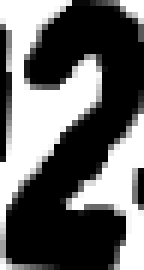
#> input picture CAR_NUMBER_RECOGNITION/Segmentation_1/106.png, 24 x 45 px, found by its file name (shown 6 times larger)
$ python Segmentation.py   (older library calls are emulated)
#> lines starting #> are read from the running program, lines starting #| are printed output that depends on the picture; after the words box and inside, x2 and y2 are one past the last pixel; in counts of white or black regions, pixels touching at a corner belong together
import cv2
import math
import numpy as np
import os
import Detect_lines as dec
import Copy_delete as C


# [124 lines left out: functions max_min, crop_the_segments, seg_in_seg, inPolygon, take_character, Squre and 2 more, not called in this run]

if __name__ == '__main__':
    path = r'D:\Github_project\VKR\ROI_PICTURE'
    path_out = r'D:\Git_project\VKR\BAD_ROI'
    # im = find_license(path,'1.png')
    # dec.open_picture(im)
    # os.listdir(path) ["1.png"]
    list_dir = ["106.png"]
    # list_dir.sort()
    # print(list_dir)
    for i in list_dir:
        chars = find_license("{0}\{1}".format(path, i),i)
#> in find_license, im is the input picture: shape (45, 24, 3); min 0, max 255, mean 102.7
#> in find_license, `height = np.size(im, 0)`: height = 45
#> in find_license, `width = np.size(im, 1)`: width = 24
#> in find_license, `h_max = height * h_coef_max / 100`: h_max = 40.5
#> in find_license, `h_min = height * h_coef_min / 100`: h_min = 5.4
#> in find_license, `w_max = width * w_coef_max / 100`: w_max = 21.6
#> in find_license, `w_min = width * w_coef_min / 100`: w_min = 2.4
#> in find_license, `ret, thresh = cv2.threshold(gray_img , 127, 255, 0)`:
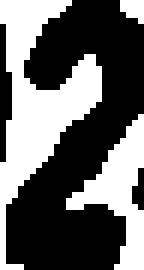
#> thresh: shape (45, 24) (shown 6 times larger); 40.2% white; 3 white regions (1 under 20 px)
#> in find_license, `im2, contours, hierarchy = cv2.findContours(thresh, cv2.RETR_LIST, cv2..`: contours = 3 contours, 1 with area under 20; largest, box (x1, y1, x2, y2) and area: (0, 0, 17, 45) 227, (11, 19, 24, 45) 100
#> the loop in find_license, `for c in contours:` made 3 passes
#> after the loop in find_license, `for c in contours:`: a = []
#> after the loop in find_license, `for point1, point2 in ter:`: oh = 0
#> chars = []
#> (the run stopped early here; a loop or call above may not have finished)
